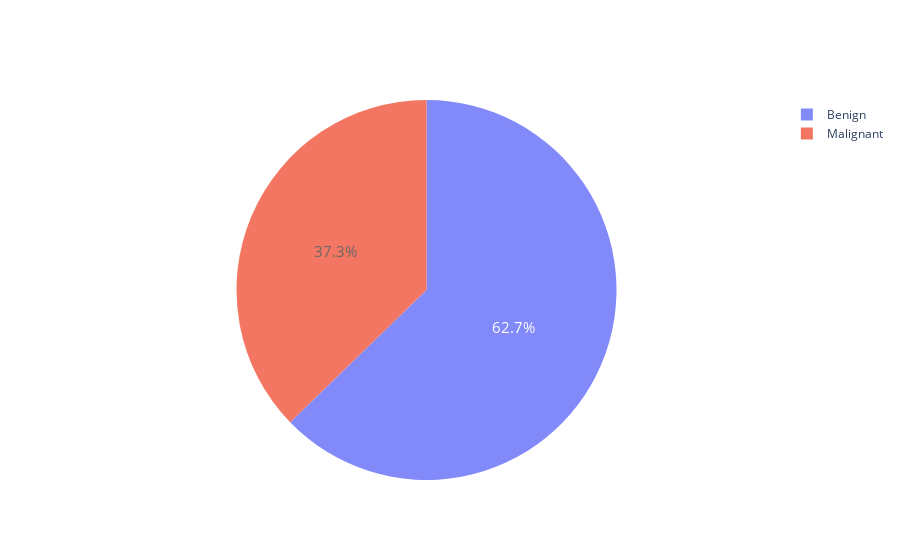

The notebook cell this image was saved under:
### Code cell
B, M = data['diagnosis'].value_counts()
trace1 = go.Bar(y = (M, B), x = ['malignant', 'benign'],opacity = 0.8)
trace2 = go.Pie(labels = ['Benign','Malignant'], values = data['diagnosis'].value_counts(), textfont=dict(size=15), opacity = 0.8)
py.iplot([trace2])

### Figure 1 — Plotly figure (JSON) as saved in the notebook; plotly's stock layout.template omitted (floating-point values rounded to 4 significant figures)
{"data": [{"labels": ["Benign", "Malignant"], "opacity": 0.8, "textfont": {"size": 15}, "type": "pie", "values": [357, 212]}], "layout": {}}
